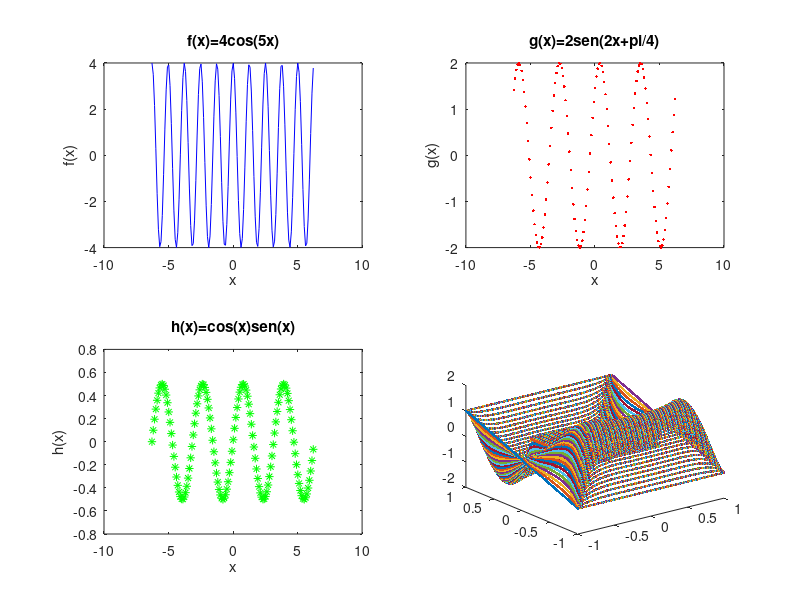
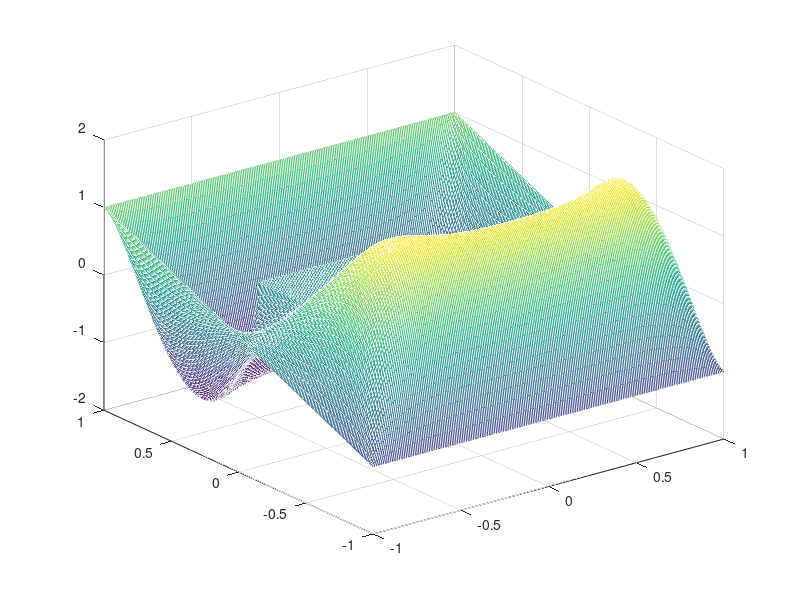
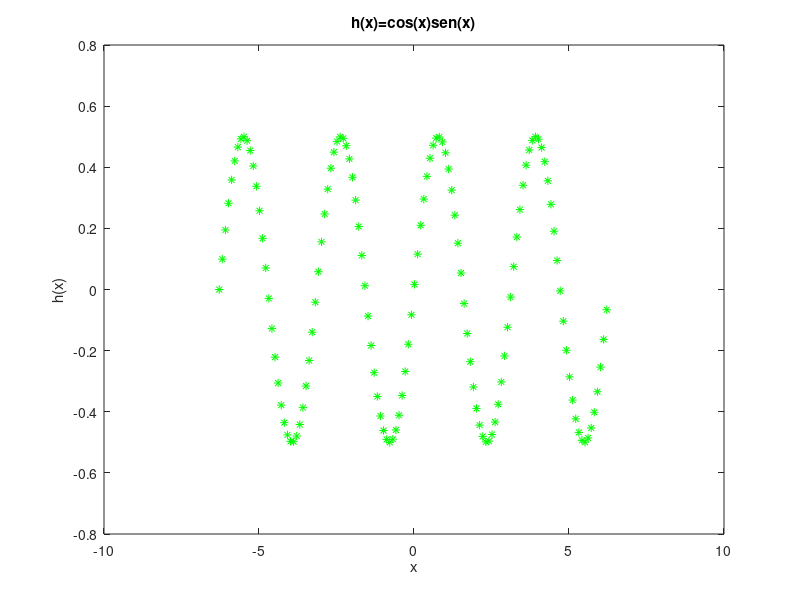
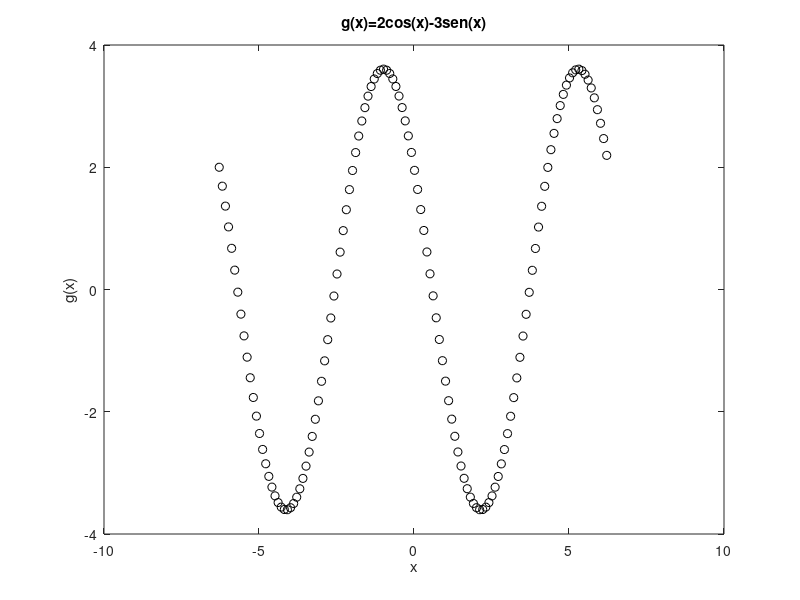

Recreate these plots in MATLAB, in order.
% Exercicios 2ª sessão Workshop de MATLAB
clear
%% Plots
%{
    Como vimos na sessão anterior, podemos fazer gráficos através de plots. 
    Podemos também customizar os plots de forma a vermos detalhadamente
    certas secções do gráfico, adicionar legendas aos eixos, dar legendas 
    caso haja muitos gráficos representados, etc..

    Faça o plot das funções 
    f(x) = 4*cos(5*x)
    g(x) = 2*sen(2*x + pi/4), 
    h(x) = cos(x)*sen(x)
    j(x) = 2*cos(x)-3*sen(x)

    onde x é o vetor que começa em -2pi e vai até 2*pi com um passo de 0.1.
%}

x = -2*pi:0.1:2*pi;

f = 4*cos(5*x);
g = 2*sin(2*x + pi/4);
h = cos(x).*sin(x);
j = 2*cos(x)-3*sin(x);

plot(x,f,'-b',x,g,'.r',x,h,'*g',x,j,'ok')
close

%{
    Separe os gráficos das funções descritas a cima, adicione título 
    e costumize cada um de forma diferente.
%}

subplot(2,2,1)
plot(x,f,'-b')
title('f(x)=4cos(5x)')
xlabel('x')
ylabel('f(x)')

subplot(2,2,2)
plot(x,g,'.r')
title('g(x)=2sen(2x+pi/4)')
ylabel('g(x)')
xlabel('x')

subplot(2,2,3)
plot(x,h,'*g')
title('h(x)=cos(x)sen(x)')
ylabel('h(x)')
xlabel('x')

subplot(2,2,4)
plot(x,j,'ok')
title('g(x)=2cos(x)-3sen(x)')
ylabel('g(x)')
xlabel('x')


%   Repita o exercicio anterior atribuindo uma janela a cada gráfico.

close

figure(1)
plot(x,f,'-b')
title('f(x)=4cos(5x)')
xlabel('x')
ylabel('f(x)')

figure(2)
plot(x,g,'.r')
title('g(x)=2sen(2x+pi/4)')
ylabel('g(x)')
xlabel('x')

figure(3)
plot(x,h,'*g')
title('h(x)=cos(x)sen(x)')
ylabel('h(x)')
xlabel('x')

figure(4)
plot(x,j,'ok')
title('g(x)=2cos(x)-3sen(x)')
ylabel('g(x)')
xlabel('x')

close all

%{
    Como já pode ter reparado, existe um ficheiro plot3d.mat neste
    diretorio. Tendo em conta que este ficheiro é composto por 3 variáveis 
    (X,Y,Vnew). Utilize a função load para as descarregar para a sua 
    workspace.
%}

load("plot3d","X","Y","Vnew");

%{
    Utilize as funções plot3 e mesh para visualizar os seus valores.
    Nota: é recomendado que passe como argumento '.' à função plot3.
%}

figure(1)
plot3(X,Y,Vnew,'.')
figure(2)
mesh(X,Y,Vnew)

%% Controlo de fluxo

